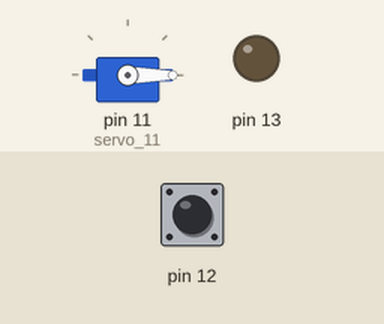
Simulated run of this sketch. Board: Arduino Uno, built with avr-gcc and run on an emulated ATmega328P. On the bench: servo, output pins drawn as LEDs (lit = HIGH). Dashed ring = blinking. The inputs (shaded band) are chosen by the test bench; at power-on: pin 12 LOW.

Above: at 1.2 s.
1.3 s: pin 12 driven HIGH
At 1.51 s:
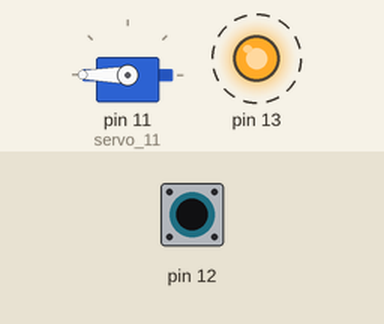
4.3 s: pin 12 driven LOW
At 5.4 s:
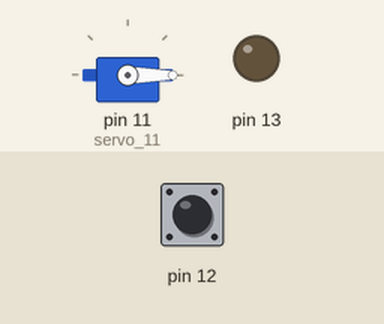
5.8 s: pin 12 pulsed HIGH 5 times (0.12 s each, 0.3 s apart)
At 6.6 s:
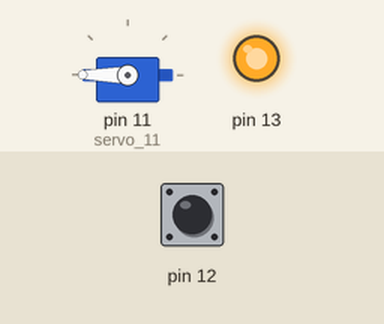
Timing chart, 0 to 8.8 s (numbered marks = the images above; inputs shaded):
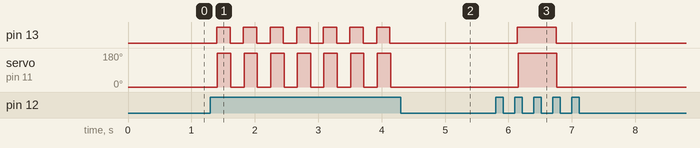

The sketch:

Arduino_Code.ino
```cpp
// C++ code
# include <Servo.h>
Servo servo_11;
int Button = 0;
int StorageButton = 0;
void setup(){
  pinMode(13, OUTPUT);
  pinMode(12, INPUT);
  servo_11.attach(11,500,2500);
}

void loop(){
  Button = digitalRead(12);
  if(Button == HIGH){
    if(StorageButton == HIGH){
      digitalWrite(13, LOW);
      StorageButton = LOW;
    } else {
      digitalWrite(13, HIGH);
      StorageButton = HIGH;
    }
    delay(10);
  }
  if(StorageButton == HIGH){
    servo_11.write(180);
  } else {
    servo_11.write(0);
  }
  delay(200);
}
```

Measured:
- after the input at 1.3 s, pin 13: alternates HIGH for 0.21 s and LOW for 0.21 s, starting after 0.10 s; servo on pin 11 (servo_11): alternates 180° for 0.21 s and 0° for 0.21 s, starting after 0.11 s
- after the input at 4.3 s, pin 13: stops changing and stays LOW; servo on pin 11 (servo_11): stops changing and stays 0°
- after the input at 5.8 s, pin 13: LOW → HIGH after 0.34 s, → LOW 0.61 s later; servo on pin 11 (servo_11): 0° → 180° after 0.35 s, → 0° 0.61 s later
